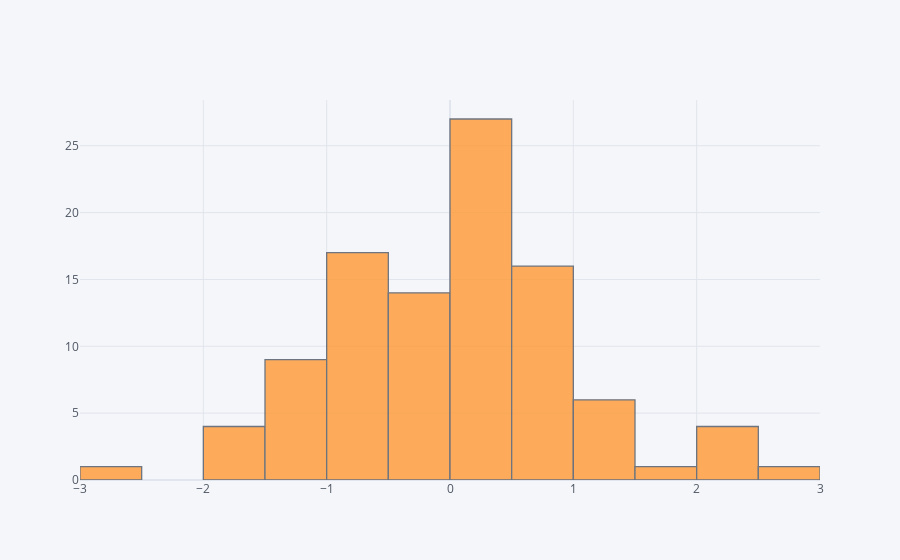

Notebook source saved alongside this figure:
### Markdown cell above
## histogram

### Code cell
df['A'].iplot(kind='hist',bins=25)

### Figure 1 — Plotly figure (JSON) as saved in the notebook; plotly's stock layout.template omitted (floating-point values rounded to 4 significant figures)
{"data": [{"histfunc": "count", "histnorm": "", "marker": {"color": "rgba(255, 153, 51, 1.0)", "line": {"color": "#4D5663", "width": 1.3}}, "name": "A", "nbinsx": 25, "opacity": 0.8, "orientation": "v", "type": "histogram", "x": [0.342, 2.362, 0.912, 0.7843, 0.1979, 0.1479, -0.9642, -0.9983, -1.133, -0.3478, 0.05614, -1.835, 0.5511, 0.1799, -1.065, 0.3586, 2.412, 0.3561, 0.3679, -2.6, -0.7982, -0.9645, 0.02397, -0.7365, -0.004858, -1.362, -0.4526, 0.7058, 0.3441, -0.6855, -1.176, -0.0625, 0.3715, 1.343, 0.718, 2.725, -1.793, 0.3053, 0.07067, 0.983, 0.2481, 1.261, 0.3912, 1.413, -0.2543, -1.081, 0.2129, -1.818, 0.5705, 0.07032, -1.731, -0.009968, -1.049, 0.2339, -1.14, -0.009552, 0.05875, 0.2733, 0.5953, 0.3492, 0.3506, -0.7195, -0.9694, 0.07607, 0.8225, -0.4268, -0.4018, 0.8731, 0.8773, 1.753, -0.3894, -0.07128, 0.4374, 1.007, -0.8109, -0.1242, 0.2695, -0.5798, 0.3202, -1.125, 0.8853, 0.971, -0.05413, -0.1788, 0.5731, 2.164, 1.383, 2.185, 0.5856, -1.314, -0.7987, -0.6435, -0.9091, -0.8157, -0.8784, 0.2837, -0.6957, 1.432, 0.8162, -0.746]}], "layout": {"barmode": "overlay", "legend": {"bgcolor": "#F5F6F9", "font": {"color": "#4D5663"}}, "paper_bgcolor": "#F5F6F9", "plot_bgcolor": "#F5F6F9", "title": {"font": {"color": "#4D5663"}}, "xaxis": {"gridcolor": "#E1E5ED", "showgrid": true, "tickfont": {"color": "#4D5663"}, "title": {"font": {"color": "#4D5663"}, "text": ""}, "zerolinecolor": "#E1E5ED"}, "yaxis": {"gridcolor": "#E1E5ED", "showgrid": true, "tickfont": {"color": "#4D5663"}, "title": {"font": {"color": "#4D5663"}, "text": ""}, "zerolinecolor": "#E1E5ED"}}}
